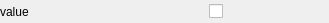
<?xml version="1.0" encoding="UTF-8"?>
<ui version="4.0">
 <class>BoolVal</class>
 <widget class="QWidget" name="BoolVal">
  <property name="geometry">
   <rect>
    <x>0</x>
    <y>0</y>
    <width>329</width>
    <height>23</height>
   </rect>
  </property>
  <property name="sizePolicy">
   <sizepolicy hsizetype="Preferred" vsizetype="MinimumExpanding">
    <horstretch>0</horstretch>
    <verstretch>0</verstretch>
   </sizepolicy>
  </property>
  <property name="windowTitle">
   <string notr="true">Form</string>
  </property>
  <layout class="QHBoxLayout" name="horizontalLayout">
   <property name="leftMargin">
    <number>0</number>
   </property>
   <property name="topMargin">
    <number>0</number>
   </property>
   <property name="rightMargin">
    <number>0</number>
   </property>
   <property name="bottomMargin">
    <number>0</number>
   </property>
   <item>
    <widget class="QLabel" name="nameLabel">
     <property name="locale">
      <locale language="C" country="AnyCountry"/>
     </property>
     <property name="text">
      <string>value</string>
     </property>
    </widget>
   </item>
   <item>
    <widget class="QCheckBox" name="trueVal">
     <property name="sizePolicy">
      <sizepolicy hsizetype="Fixed" vsizetype="Fixed">
       <horstretch>0</horstretch>
       <verstretch>0</verstretch>
      </sizepolicy>
     </property>
     <property name="minimumSize">
      <size>
       <width>120</width>
       <height>0</height>
      </size>
     </property>
     <property name="layoutDirection">
      <enum>Qt::LeftToRight</enum>
     </property>
     <property name="text">
      <string/>
     </property>
    </widget>
   </item>
  </layout>
 </widget>
 <resources/>
 <connections/>
</ui>
